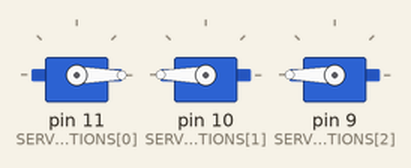
Simulated run of this sketch. Board: Arduino Uno, built with avr-gcc and run on an emulated ATmega328P. Shown: 3 × servo.

Above: at 0.1 s.
At 120.1 s:
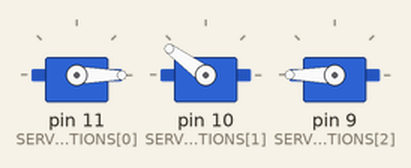
Timing chart, 0 to 121.6 s (numbered marks = the images above):
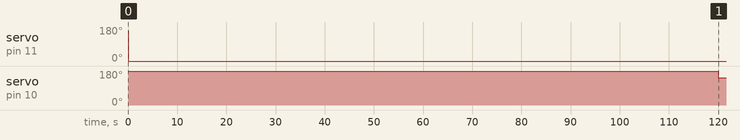

Measured:
- by itself, servo on pin 11 (SERVO_IO_LOCATIONS[0]): 160° → 0° at 0.00 s
- by itself, servo on pin 10 (SERVO_IO_LOCATIONS[1]): 180° → 144° at 120 s

The sketch:

countdown.ino
```cpp
#include <Servo.h>

// values for SERVO can be from 0 to 180
#define SERVO_RANGE 180

// number of servos in system
#define NUMBER_OF_POSITIONS 3

// pins the srvos are located on
const int SERVO_IO_LOCATIONS[NUMBER_OF_POSITIONS] = {11, 10, 9};

// pointer to servo objects, used of control servos
Servo* pServo[NUMBER_OF_POSITIONS];

//Data on where to place the servos
int servo_current_locations[NUMBER_OF_POSITIONS] = {SERVO_RANGE,SERVO_RANGE,SERVO_RANGE};

unsigned long pasttime = 0;
unsigned long currenttime = millis();
int finished = 0;

void setup() {
  for(int i = 0 ; i < NUMBER_OF_POSITIONS; i++)
  {
      // Create a new Servo object, and keep a pointer to it.
      pServo[i] = new Servo;

      // User the pointer to attach a control line to the servo.
      pServo[i]->attach(SERVO_IO_LOCATIONS[i]);

      // Write the default start position to the servo.
      pServo[i]->write(servo_current_locations[i]);
  }
}
// increases digit one and hour servo angle, 9 postions
int posincrone(int x) {
  int y;
  y = x - ( SERVO_RANGE / 9 );
  return y;
}
// increases digit two servo angle, 5 postions
int posincrtwo(int x) {
  int y;
  y = x - ( SERVO_RANGE / 5);
  return y;
}

void loop() {
  unsigned long currenttime = millis();

    // checks to see if 1 min has gone by.
  if (currenttime - pasttime > 60000 || finished != 1) {
      pasttime = currenttime;

    // if the servo 1 is not less then zeros it will move it one postion down
      if (servo_current_locations[0] >= 0) {
        servo_current_locations[0] = posincrone(servo_current_locations[0]);
        pServo[0]->write(servo_current_locations[0]);

    // if servo 1 is less then 0 it will reset it to 180 and move servo 2 one postion down
      }else if (servo_current_locations[0] < 0 || servo_current_locations[1] >= 0 ) {
        servo_current_locations[0] = SERVO_RANGE;
        servo_current_locations[1] = posincrtwo(servo_current_locations[1]);
        pServo[1]->write(servo_current_locations[1]);

     // if servo 2 is less then 0 it will reset it to 180 and move servo 3 one postion down
      }else if (servo_current_locations[1] < 0) {
        servo_current_locations[1] = SERVO_RANGE;
        servo_current_locations[2] = posincrone(servo_current_locations[3]);
        pServo[2]->write(servo_current_locations[2]);
  }
  // checks to see if countdown has finished
   if (servo_current_locations[2] == 0 || servo_current_locations[1] == 0 || servo_current_locations[0] ==0) {
     finished = 1;
    }
  }
}
```
